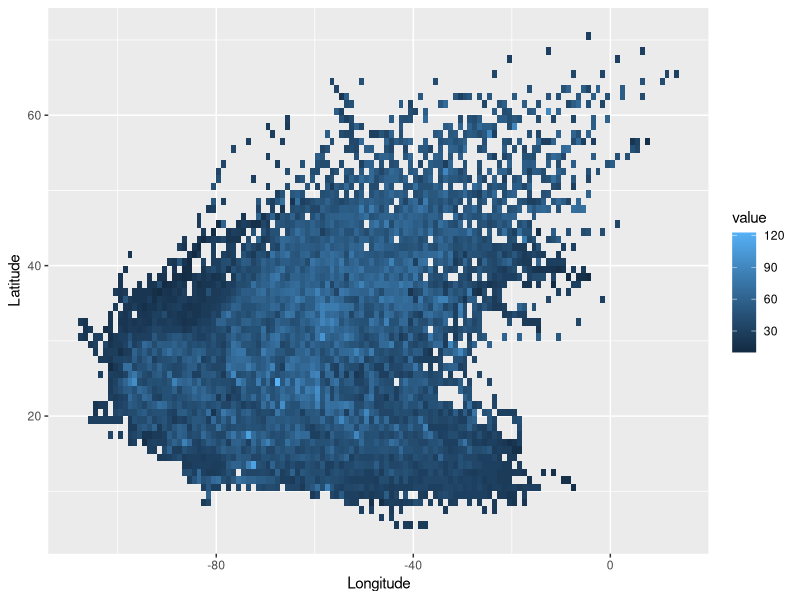
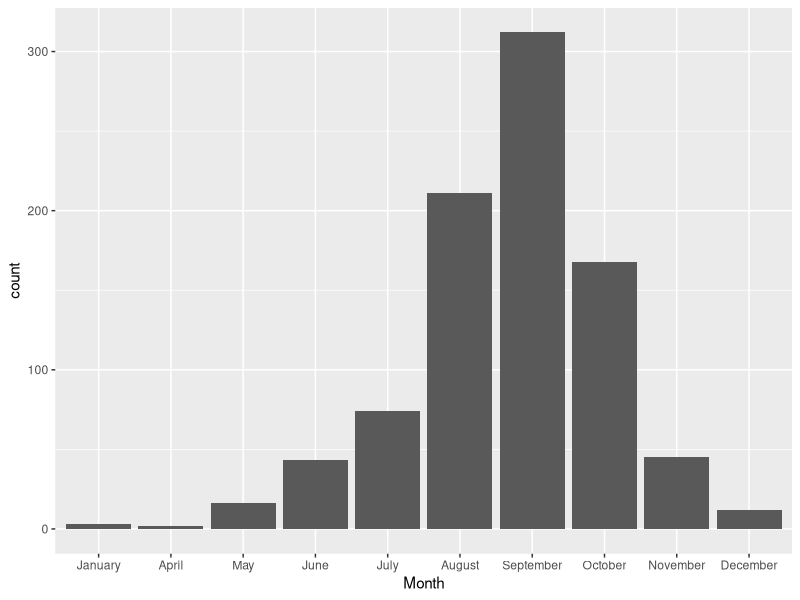
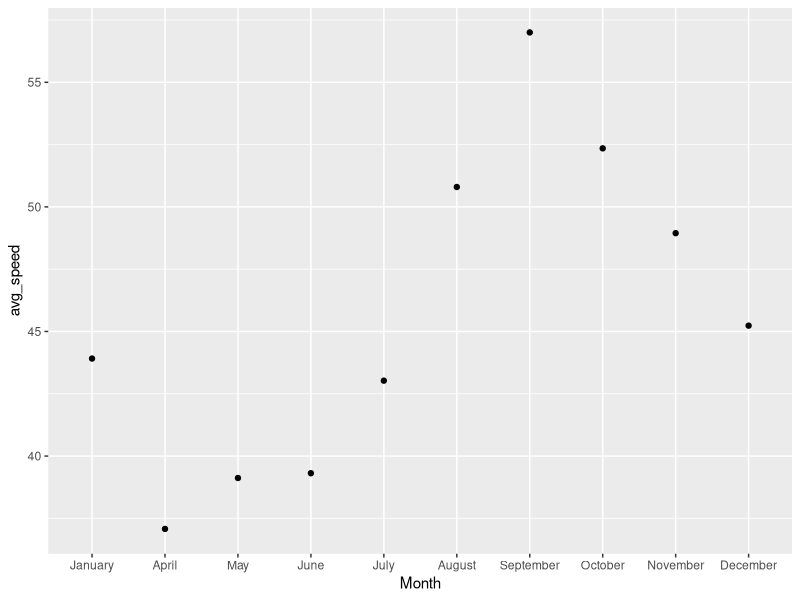
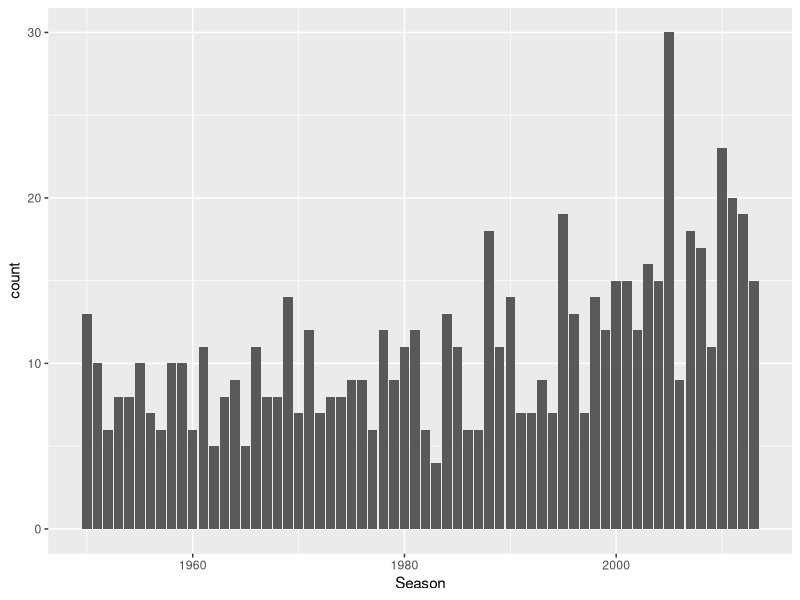
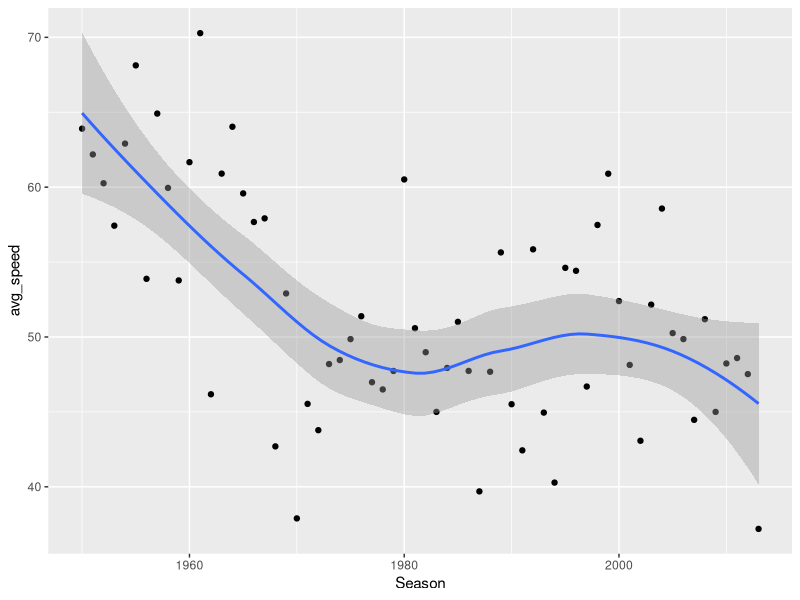
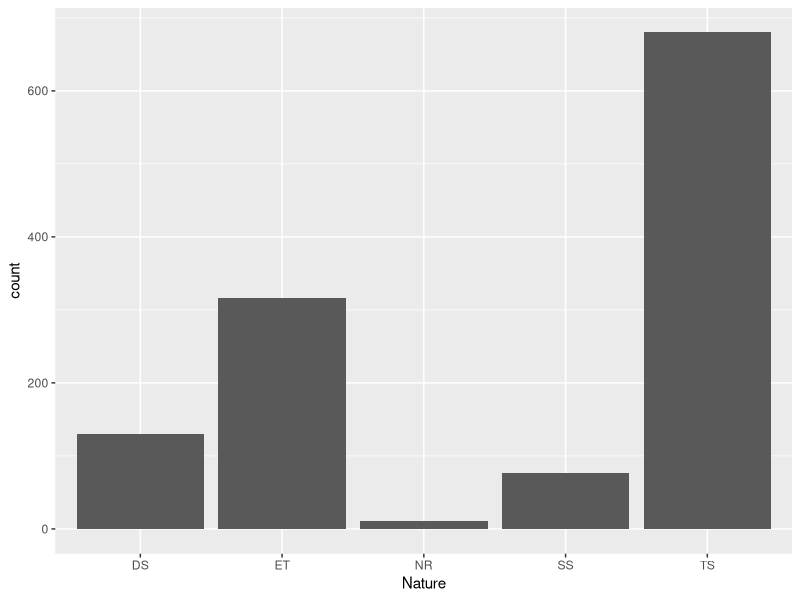
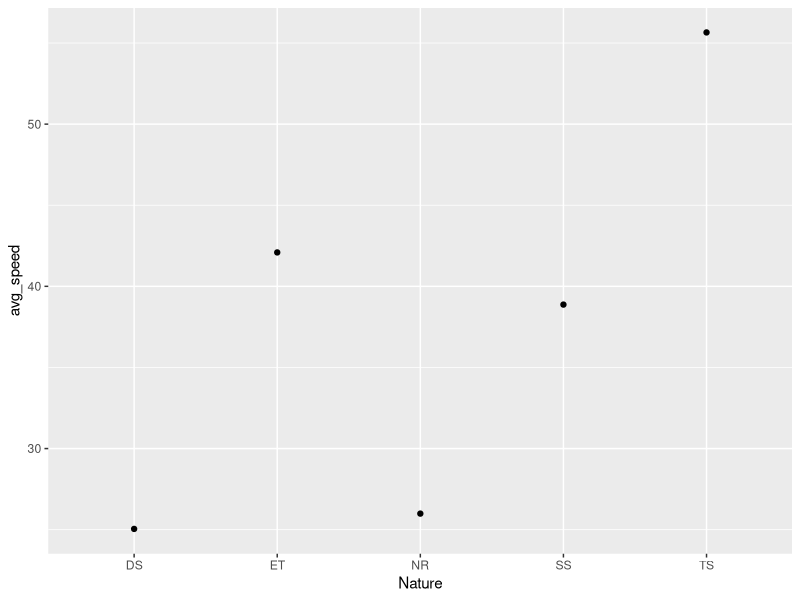

Here is the R script that generated these plots, in order:
## ---- chunk 1
knitr::opts_chunk$set(echo = TRUE)
## ---- chunk 2
library(ggplot2)
dt= read.csv("./hurrican703.csv")
ggplot(data=dt, aes(x = Longitude, y = Latitude)) + 
  stat_summary_2d(data = dt, aes(x = Longitude, y = Latitude, z = dt$Wind.kt), fun = median, binwidth = c(1, 1), show.legend = TRUE)
library(data.table)
dt <- as.data.table(dt)
summary(dt)
## ---- chunk 3
library(tidyverse)
dt_long <- dt %>%
  dplyr::group_by(ID) %>% 
  mutate(Wind_prev = lag(Wind.kt),
         Lat_change = Latitude - lag(Latitude),
         Long_change = Longitude - lag(Longitude),
         Wind_change = Wind.kt - lag(Wind.kt))

save(dt_long, file = "dt_long.RData")
## ---- chunk 4
# Month and count
month = c("January", "April", "May", "June", "July", "August", "September", "October", "November", "December")

storms_month_name = distinct(group_by(select(dt_long, Month, ID), Month))

storms_month_name %>% 
  dplyr::group_by(Month) %>% 
  mutate(Month =  factor(Month, levels = month)) %>% 
  arrange(Month) %>% 
  ggplot(aes(x = Month)) +
  geom_bar()

dt_long %>% 
  dplyr::group_by(Month) %>% 
  mutate(avg_speed = mean(Wind.kt)) %>% 
  distinct(Month, avg_speed) %>% 
  mutate(Month =  factor(Month, levels = month)) %>% 
  arrange(Month) %>% 
  ggplot(aes(x = Month, y = avg_speed)) +
  geom_point()


# Season and count
storms_season_name = distinct(group_by(select(dt_long, Season, ID), Season))
ggplot(data = storms_season_name) + 
  geom_bar(aes(x = Season))

dt_long %>% 
  dplyr::group_by(Season) %>% 
  mutate(avg_speed = mean(Wind.kt)) %>% 
  distinct(Season, avg_speed) %>% 
  ggplot(aes(x = Season, y = avg_speed)) +
  geom_point() +
  geom_smooth(method = "loess")


# Nature and count
storms_nature_name = distinct(group_by(select(dt_long, Nature, ID), Nature))
ggplot(data = storms_nature_name) + 
  geom_bar(aes(x = Nature))

dt_long %>% 
  dplyr::group_by(Nature) %>% 
  mutate(avg_speed = mean(Wind.kt)) %>% 
  distinct(Nature, avg_speed) %>% 
  ggplot(aes(x = Nature, y = avg_speed)) +
  geom_point()
